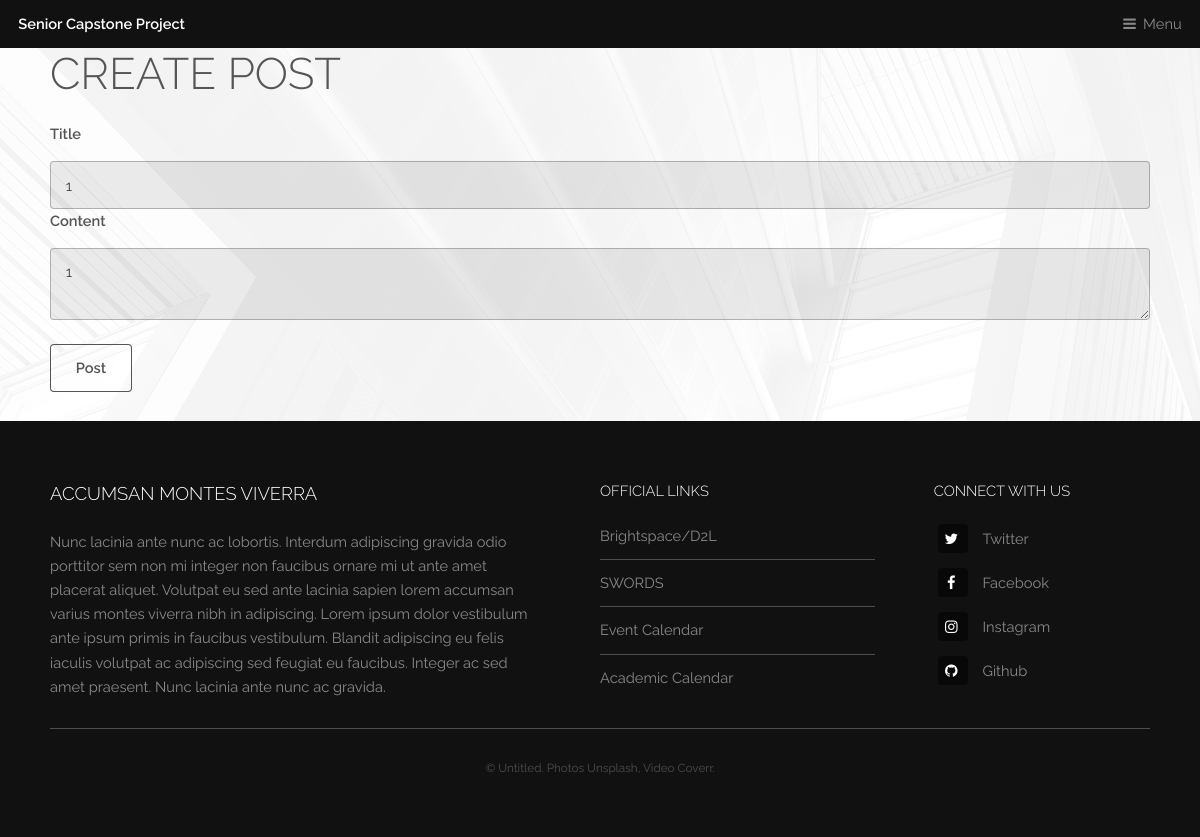
Page /news/post/3/update (signed in) on the earlier database version.
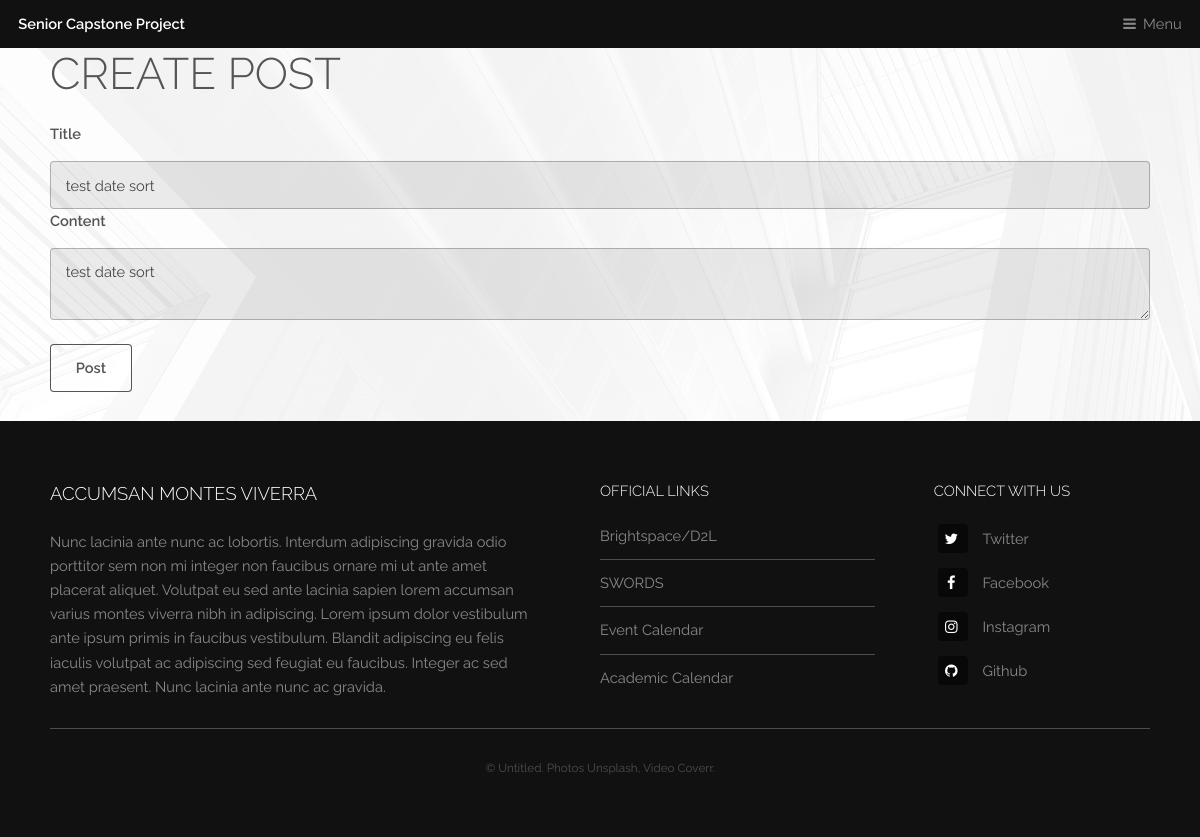
Same page on the later database version.
### app/models.py (models this page shows, shortened)
class Post(db.Model):
    id = db.Column(db.Integer, primary_key=True)
    title = db.Column(db.String(100), nullable=False)
    date_posted = db.Column(db.DateTime, nullable=False, default=datetime.utcnow)
    content = db.Column(db.Text, nullable=False)
    user_id = db.Column(db.Integer, db.ForeignKey('user.id'), nullable=False)

### app/routes.py (the view)
@roles_required('admin')
def update_post(post_id):
    post = Post.query.get_or_404(post_id)
    form = PostForm()
    if form.validate_on_submit():
        post.title = form.title.data
        post.content = form.content.data
        db.session.commit()
        flash('Your post has been updated!', 'success')
        return redirect(url_for('post', post_id=post.id))
    elif request.method == 'GET':
        form.title.data = post.title
        form.content.data = post.content
    return render_template('create_post.html', title='Update Post', form=form, legend='Update Post')

### app/forms.py
class PostForm(FlaskForm):
    title = StringField('Title', validators=[DataRequired()])
    content = TextAreaField('Content', validators=[DataRequired()])
    submit = SubmitField('Post')

### app/models.py (called while the page is built)
    def has_role(self, name):
        for role in self.roles:
            if role.name == name:
                return True
            return False

### app/routes.py (called while the page is built)
@app.before_request
def before_request():
    if current_user.is_authenticated:
        current_user.last_seen = datetime.utcnow()
        db.session.commit()

### app/templates/create_post.html (shortened to what this page needs)
{% extends "template.html" %}
{% block content %}
    <div class="inner">
        <div class="content">
        <h1>Create Post</h1>
            <form method="POST" action="">
                <fieldset class="form-group">
                    <div class="form-group">
                        {{ form.title.label(class="form-control-label") }}
                        {% if form.title.errors %}
                            {{ form.title(class="form-control form-control-lg is-invalid") }}
                            <div class="invalid-feedback">
                                {% for error in form.title.errors %}
                                    <span>{{ error }}</span>
                                {% endfor %}
                            </div>
                        {% else %}
                            {{ form.title(class="form-control form-control-lg") }}
                        {% endif %}
                    </div>
                    <div class="form-group">
                        {{ form.content.label(class="form-control-label") }}
                        {% if form.content.errors %}
                            {{ form.content(class="form-control form-control-lg is-invalid") }}
                            <div class="invalid-feedback">
                                {% for error in form.content.errors %}
                                    <span>{{ error }}</span>
                                {% endfor %}
                            </div>
                        {% else %}
                            {{ form.content(class="form-control form-control-lg") }}
                        {% endif %}
                    </div>
                </fieldset><br>
                <div class="form-group">
                    {{ form.submit(class="btn btn-outline-info") }}
                </div>
            </form>
        </div>
    </div>
{% endblock content %}

Differences in the rows shown:
now on this page (row edited): Post: title "test date sort", content "test date sort"
Other differences:
form field title: "1" → (not shown)
form field content: "1" → (not shown)
